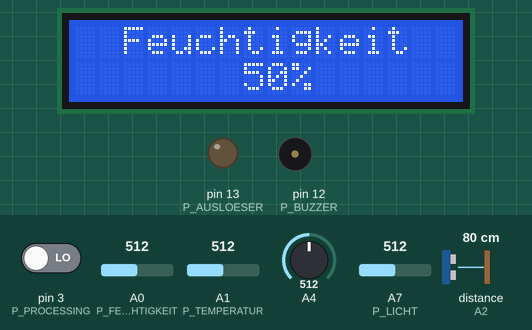
The sketch below on a simulated Arduino Nano, built with avr-gcc and run on an emulated ATmega328P. On the bench: 16×2 character LCD, output pins drawn as LEDs (lit = HIGH), buzzer (waves = sounding, pin HIGH). The inputs (shaded band) are chosen by the test bench; at power-on: A4 = 512, pin 3 (P_PROCESSING) LOW, A0 (P_FEUCHTIGKEIT) = 512, A1 (P_TEMPERATUR) = 512, A7 (P_LICHT) = 512, distance to the obstacle (sensor on A2) 80 cm. The echo pulse lasts 58.3 µs per cm; the local clock reads 2024-03-15 10:24:30 at power-on unless the sketch sets it; what the sketch prints to the serial monitor is not drawn.

Above: at 1.2 s.
1.3 s: A4 set to 216
At 2.5 s:
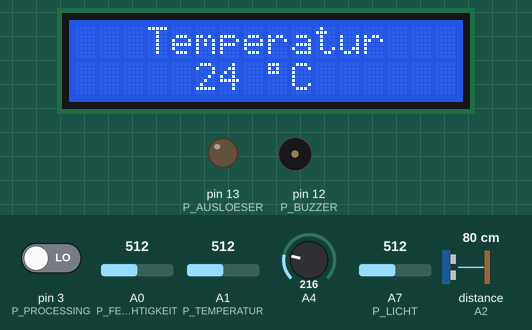
2.8 s: A4 set to 196
At 4.8 s:
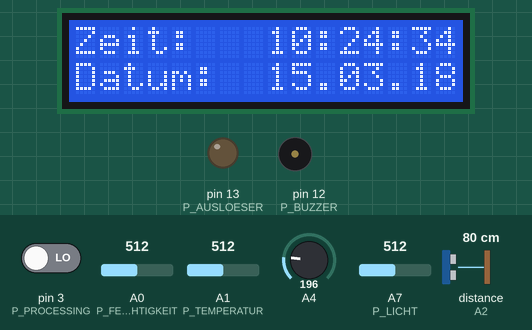
5.8 s: A4 set to 511
At 6.2 s:
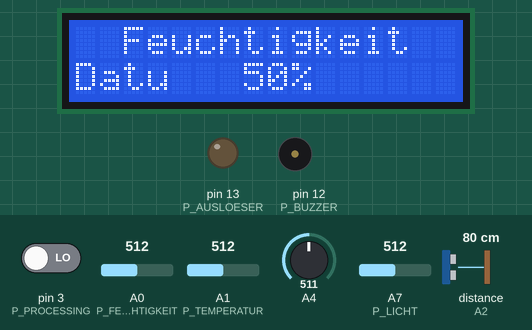
7.3 s: A4 set to 716
At 8.3 s:
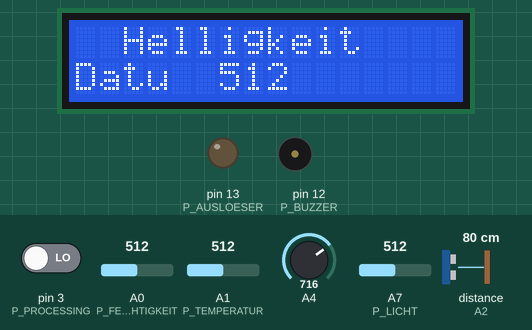
8.8 s: A4 set to 900
At 9.2 s:
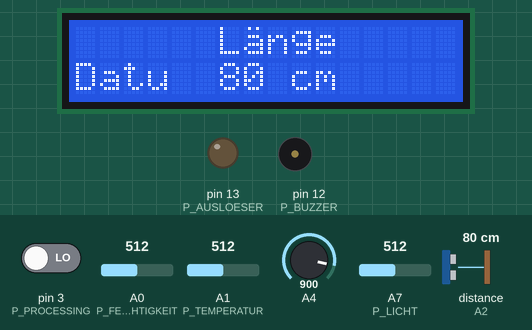
Timing chart, 0 to 11.8 s (numbered marks = the images above; inputs shaded):
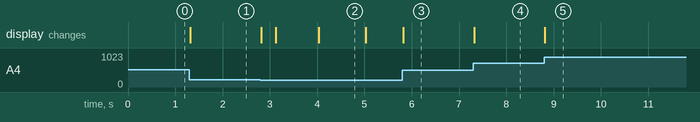

The sketch:

Multi_German.ino
```cpp
/*
  #################################
  #      MESSGERÄT                #
  #   Messbare Einheiten:         #
  #    -Temperatur                #
  #   -Lichtverhältnisse          #
  #   -Luftfeutchtigkeit          #
  #   -Geschwindigkeit            #
  #   -Geschräusche bzw.          #
  #    Lautstärke                 #
  #    -Zeit                      #
  #    -Länge                     #
  #    +integrierte Uhr           #
  #################################
*/

//__Pins__
/*
   Das hier sind die Pins, also die Anschlüsse and dem Arduino.
   Jeder der Pins fängt mit "P_" and, um es als Pin zu kennzeichnen.
   Außerdem ist jeder Buchstabe groß geschrieben, da das bei Konstanten üblich ist.
*/

// Ultraschallsensor
const int P_AUSLOESER = 13;
const int P_ECHO = A2;

// Measure
const int P_TEMPERATUR = A1;
const int P_FEUCHTIGKEIT = A0;
const int P_LICHT = A7;

// Buzzer
const int P_BUZZER = 12;

// LCD
const int RS = 11;
const int RW = 10;
const int E = 9;
const int D7 = 4;
const int D6 = 5;
const int D5 = 6;
const int D4 = 7;

const int P_PROCESSING = 3;


//__Variables__


// Melodie
char Note1[] = "ccggaagffeeddc ";
int Rhythmus1[] = { 1, 1, 1, 1, 1, 1, 2, 1, 1, 1, 1, 1, 1, 2, 4 };
int Tempo1 = 200;

// Ultraschallsensor
const int maximalerAbstand = 1400;
const int minimalerAbstand = 0;
long Dauer, Distanz;

// Sonstige
int Modus, processing;

//__StartUp__
/*
   Alles hier ist um die "Libraries" einzubinden und zu konfigurieren.
   Das sind externe Codes, die man aufgrund ihrer Größe nicht gerne in den Code direkt einfügt.
   Außerdem sind sie so flexibler und übersichtlicher.
*/

#include <LiquidCrystal.h>
#include <DS3231.h>

DS3231 rtc(SDA, SCL);
LiquidCrystal lcd(RS, RW, E, D4, D5, D6, D7);

	// Hier kommt das Setup

void setup() {
  /*
     Dieser Code hier wird einmal ausgeführt, um einige Einstellungen zu konfigureren.
     Hier werden z.B. Die RTC (Die Uhr), oder das LCD (Das Display) gestartet.
  */
  Serial.begin(9600);

  pinMode(P_BUZZER, OUTPUT);
  pinMode(P_AUSLOESER, OUTPUT);

  rtc.begin();
  lcd.begin(16, 2);
  if (processing == 0) {
    Serial.println("[*] Setup erfolgreich abgeschlossen!");
  } else if (processing == 1) {
    Serial.println(1023);
    delay(1000);
  }
}


void loop() {
  /*
     Dieser Teil wird immer wiederholt.
     In diesem Falle wird die Funktion alle 10 Millisekunden ausgeführt.
     In dieser Zeti wird überprüft, welche Funktion ausgewählt wurde, und führt anschließend die Funktion aus.
     Wenn z.B. Modus 1 ausgewählt wurde, zeigt der Arduino  die Zeit und das Datum an.
  */

  ueberpruefeModus();
  ueberpruefeProcessing();
  if (Modus == 1) {
    Funktion_Time();
  } else if (Modus == 2) {
    Funktion_Temperatur();
  } else if (Modus == 3) {
    Funktion_Feuchtigkeit();
  } else if (Modus == 4) {
    Funktion_Helligkeit();
  } else if (Modus == 5) {
    Funktion_Laenge();
  } else if (Modus == 6) {
    Funktion_Melodie();
  } else {
    if (processing == 0) {
      Serial.println("[!] Etwas ist falsch gelaufen, ungültiger Modus");
      delay(100);
    } else if (processing == 1) {
      Serial.println("0");
      delay(100);
    }
  }
  delay(10);
}


void ueberpruefeProcessing() {

  // Diese Funktion Überprüft einen Schalter, der umgeschaltet werden kann auf entweder Textausgabe, oder eine reine Zahlenausgabe für das Programm "Processing".

  int Processing_Status = digitalRead(P_PROCESSING);

  if (Processing_Status == HIGH) {
    processing = 1;
  } else if (Processing_Status == LOW) {
    processing = 0;
  }
}

void ueberpruefeModus() {
  int value = analogRead(A4);
  Modus = map(value, 0, 1023, 1, 6);
}


void Funktion_Time() {

  // Der Teil übernimmt die Zeit von der angeschlossenen RTC. Dafür wird eine Library benötigt, da ansonsten der Code ziemlich lang sein würde.

  char* Zeit = rtc.getTimeStr();
  char* Datum = rtc.getDateStr();

  lcd.setCursor(0, 0);
  lcd.print("Zeit:   ");
  lcd.print(Zeit);
  lcd.setCursor(0, 1);
  lcd.print("Datum:  ");
  lcd.print(Datum);
  lcd.setCursor(13, 1);
  lcd.print(".18");
}


void Funktion_Temperatur() {

  // Diese Funktion misst die Temperatur über den Thermistor.

  lcd.setCursor(0, 0);
  lcd.print("   Temperatur    ");

  int Vo;
  float R1 = 10000;
  float logR2, R2, T, Tc;
  float c1 = 1.009249522e-03, c2 = 2.378405444e-04, c3 = 2.019202697e-07;

  Vo = analogRead(P_TEMPERATUR);
  R2 = R1 * (1023.0 / (float)Vo - 1.0);
  logR2 = log(R2);
  T = (1.0 / (c1 + c2 * logR2 + c3 * logR2 * logR2 * logR2));
  Tc = T - 273.15;
  int ausgabe = Tc;

  lcd.setCursor(0, 1);
  lcd.print("     ");
  lcd.print(ausgabe);
  lcd.setCursor(7, 4);
  lcd.print(" \xdf");
  lcd.print("C         ");

  if (processing == 0) {
    Serial.print(ausgabe);
    Serial.println(" °C");
  } else if (processing == 1) {
    float processing_ausgabe = map(ausgabe, 0, 100, 0, 1023);
    Serial.println(processing_ausgabe);
  }
}


void Funktion_Feuchtigkeit() {

  //Durch diese Funktion wird die Feuchtigkeit gemessen.

  lcd.setCursor(0, 0);
  lcd.print("  Feuchtigkeit  ");

  int temporaer = analogRead(P_FEUCHTIGKEIT);
  int ausgabe = temporaer;

  lcd.setCursor(4, 1);
  lcd.print("   ");
  int Prozent = map(ausgabe, 0, 1023, 0, 100);
  lcd.print(Prozent);
  lcd.print("%             ");

  if (processing == 0) {
    Serial.print(Prozent);
    Serial.println("%");
  } else {
    Serial.println(ausgabe * 2);
  }
}


void Funktion_Helligkeit() {

  //Bei dieser Funktion wird die Helligkeit gemessen

  lcd.setCursor(2, 0);
  lcd.print("Helligkeit  ");

  int temporaer = analogRead(P_LICHT);
  int ausgabe = temporaer;

  lcd.setCursor(6, 1);
  lcd.print(ausgabe);
  lcd.print("          ");
  Serial.print(ausgabe);

  if (processing == 0) {
    Serial.println("  (auf einer Skala von 0 bis 1023)");
  } else if (processing == 1) {
    Serial.println();
  }
}


void Funktion_Laenge() {

  lcd.setCursor(0, 0);
  lcd.print("      L\xe1nge   ");

  digitalWrite(P_AUSLOESER, LOW);
  delayMicroseconds(2);
  digitalWrite(P_AUSLOESER, HIGH);
  delayMicroseconds(10);
  digitalWrite(P_AUSLOESER, LOW);
  Dauer = pulseIn(P_ECHO, HIGH);

  Distanz = Dauer / 29.1;
  Distanz = Distanz / 2;

  lcd.setCursor(6, 1);
  lcd.print(Distanz);
  lcd.print(" cm      ");

  if (Distanz >= maximalerAbstand || Distanz <= minimalerAbstand) {
    Serial.println("-1");
  }
  else {
    if (processing == 0) {
      Serial.print(Distanz);
      Serial.println(" cm   s");
    } else if (processing == 1) {
      float processing_ausgabe = map(Distanz, 0, 150, 0, 1023);
      Serial.println(processing_ausgabe);
    }
  }
}


		// Alles ab hier bis ganz unten ist für die Melodie zuständig. Auch wenn die Melodie eigentlich die kleinste Funktion in meinem Projekt ist, ist der Code dafür am längsten.


void Funktion_Melodie() {

  int length = 15;

  for (int i = 0; i < length; i++) {
    if (Note1[i] == ' ') {
      delay(Rhythmus1[i] * Tempo1); // rest
    } else {
      spieleNote(Note1[i], Rhythmus1[i] * Tempo1);
      delay(Tempo1 / 2);
    }
  }
}


void spieleTon(int Ton, int Dauer) {

  for (long i = 0; i < Dauer * 1000L; i += Ton * 2) {
    digitalWrite(P_BUZZER, HIGH);
    delayMicroseconds(Ton);
    digitalWrite(P_BUZZER, LOW);
    delayMicroseconds(Ton);
  }
}

void spieleNote(char Note, int Dauer) {

  char names[] = {'c', 'd', 'e', 'f', 'g', 'a', 'b'};
  int Toene[] = {1915, 1700, 1519, 1432, 1275, 1136, 1014};

  for (int i = 0; i < 7; i++) {
    if (names[i] == Note) {
      spieleTon(Toene[i], Dauer);
    }
  }

}
```

Measured:
- the behaviour switches between 205 and 204 on A4 (found by bisection; images 1 and 2)
- after the input at 1.3 s, the display: changes at once (image 1)
- after the input at 2.8 s, the display: first changes at once (image 2 shows a later state)
- after the input at 5.8 s, the display: changes at once (image 3)
- after the input at 7.3 s, the display: changes at once (image 4)
- after the input at 8.8 s, the display: changes at once (image 5)
- what the display in image 2 shows lasts 1.0 s, from 4.0 s to 5.0 s
